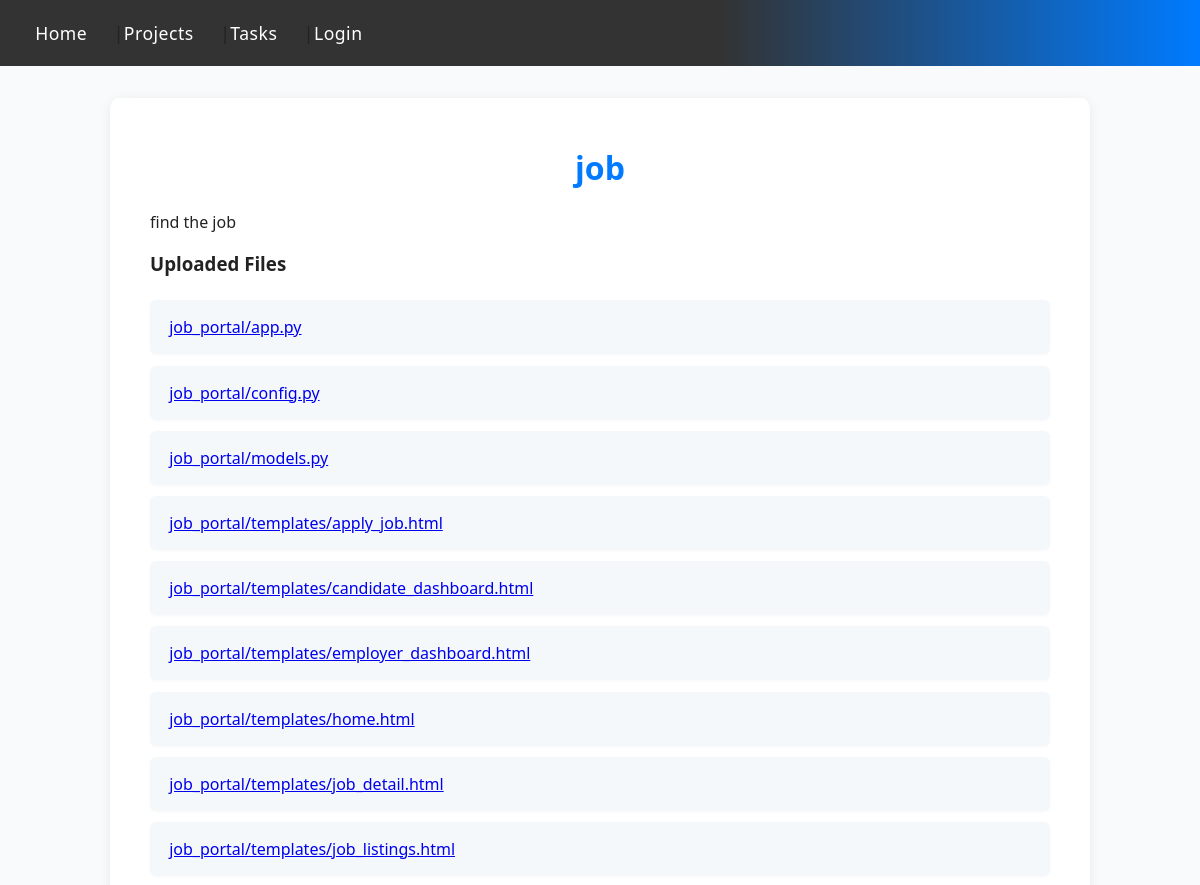
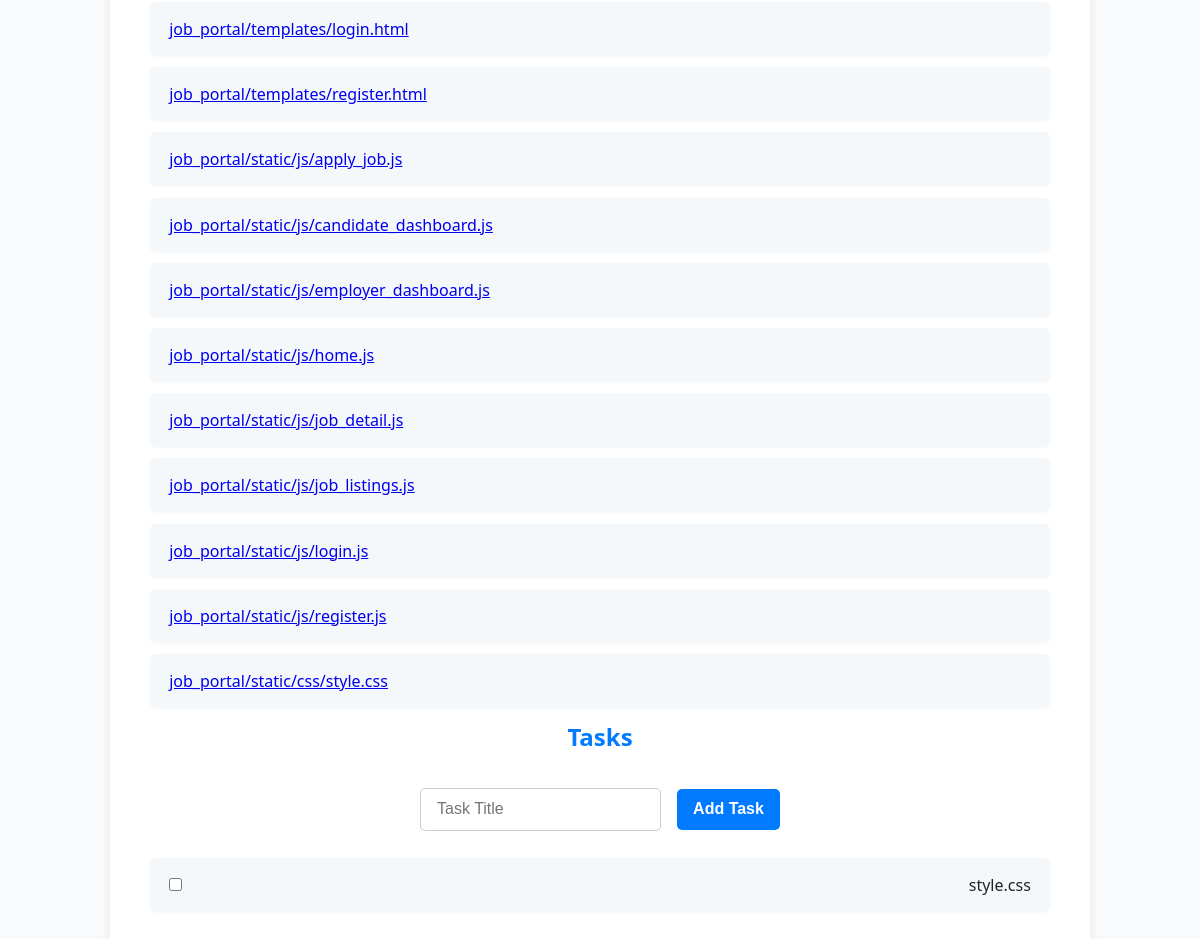
The app's page /project/1 with its own data (2 pictures, top to bottom).
### app.py (models this page shows)
class Project(db.Model):
    id = db.Column(db.Integer, primary_key=True)
    name = db.Column(db.String(200), nullable=False)
    description = db.Column(db.Text, nullable=True)
    created_at = db.Column(db.DateTime, default=datetime.utcnow)
    tasks = db.relationship('Task', backref='project', cascade="all, delete-orphan")
    files = db.Column(db.Text, nullable=True)  # Comma-separated list of file paths

class Task(db.Model):
    id = db.Column(db.Integer, primary_key=True)
    title = db.Column(db.String(200), nullable=False)
    is_done = db.Column(db.Boolean, default=False)
    project_id = db.Column(db.Integer, db.ForeignKey('project.id'))

### app.py (the view)
@app.route('/project/<int:id>')
def project_detail(id):
    project = Project.query.get_or_404(id)
    file_links = []
    if project.files:
        for f in project.files.split(','):
            file_links.append(f)
    return render_template('projects.html', project=project, file_links=file_links)

### templates/projects.html (shortened to what this page needs)
{% extends 'base.html' %}
{% block content %}
<h1>{{ project.name }}</h1>
<p>{{ project.description }}</p>
{% if file_links %}
<h3>Uploaded Files</h3>
<ul>
    {% for file in file_links %}
    <li><a href="{{ url_for('static', filename='../uploads/' ~ file) }}" target="_blank">{{ file }}</a></li>
    {% endfor %}
</ul>
{% endif %}
<h2>Tasks</h2>
<form method="POST" action="{{ url_for('add_task', project_id=project.id) }}">
    <input type="text" name="title" placeholder="Task Title" required>
    <button type="submit">Add Task</button>
</form>
<ul id="task-list">
    {% for task in project.tasks %}
    <li data-task-id="{{ task.id }}">
        <input type="checkbox" class="task-toggle" {% if task.is_done %}checked{% endif %}>
        {{ task.title }}
    </li>
    {% endfor %}
</ul>
{% endblock %}

### templates/base.html (shortened to what this page needs)
<!DOCTYPE html>
<html lang="en">
<head>
    <link rel="stylesheet" href="{{ url_for('static', filename='css/style.css') }}">
</head>
<body>
    <nav>
        <a href="/">Home</a> |
        <a href="/projects">Projects</a> |
        <a href="/tasks">Tasks</a>
        {% if session.get('user_id') %}
            | <a href="{{ url_for('logout') }}">Logout</a>
        {% else %}
            | <a href="{{ url_for('login') }}">Login</a>
        {% endif %}
    </nav>
    <div class="container">
        {% block content %}{% endblock %}
    </div>
</body>
</html>

### static/css/style.css (style rules this page uses)
body { font-family: 'Segoe UI', Arial, sans-serif; background: #f8fafc; margin: 0; color: #222; }
.container { width: 90%; max-width: 900px; margin: 2em auto; background: #fff; border-radius: 10px; box-shadow: 0 2px 12px rgba(0,0,0,0.07); padding: 2em 2.5em 2.5em 2.5em; }
nav { background: linear-gradient(90deg, #333 60%, #007BFF 100%); padding: 1.2em 0.5em 1.2em 2em; display: flex; align-items: center; font-size: 1.1em; letter-spacing: 0.5px; }
nav a { color: #fff; text-decoration: none; margin-right: 1.5em; font-weight: 500; transition: color 0.2s; }
h1, h2 { text-align: center; color: #007BFF; margin-top: 0.5em; }
form { margin: 2em 0 1.5em 0; display: flex; flex-wrap: wrap; gap: 1em; align-items: center; justify-content: center; }
input, textarea, select, button { padding: 0.7em 1em; margin: 0.2em 0; border-radius: 5px; border: 1px solid #ccc; font-size: 1em; }
input[type="text"], select { min-width: 180px; }
button { background: #007BFF; color: #fff; border: none; cursor: pointer; font-weight: 600; transition: background 0.2s; }
ul, ol { list-style: none; padding: 0; margin: 1.5em 0 0 0; }
li { background: #f4f8fb; margin-bottom: 0.7em; padding: 1em 1.2em; border-radius: 6px; display: flex; align-items: center; justify-content: space-between; box-shadow: 0 1px 3px rgba(0,0,0,0.03); }

### records on screen
Project: name "job", description "find the job"
Task: title "style.css"

### other values on screen
{{ file }} "job_portal/app.py" "job_portal/config.py" "job_portal/models.py" "job_portal/templates/apply_job.html" "job_portal/templates/candidate_dashboard.html" "job_portal/templates/employer_dashboard.html" "job_portal/templates/home.html" "job_portal/templates/job_detail.html" "job_portal/templates/job_listings.html" "job_portal/templates/login.html" "job_portal/templates/register.html" "job_portal/static/js/apply_job.js" "job_portal/static/js/candidate_dashboard.js" "job_portal/static/js/employer_dashboard.js" "job_portal/static/js/home.js" "job_portal/static/js/job_detail.js" "job_portal/static/js/job_listings.js" "job_portal/static/js/login.js" "job_portal/static/js/register.js" "job_portal/static/css/style.css"
